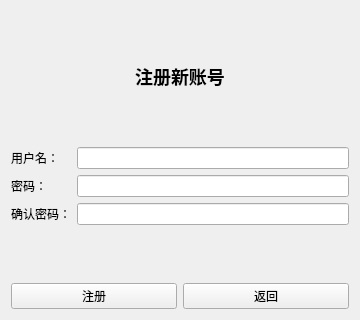
<?xml version="1.0" encoding="UTF-8"?>
<ui version="4.0">
 <class>Regist</class>
 <widget class="QWidget" name="Regist">
  <property name="geometry">
   <rect>
    <x>0</x>
    <y>0</y>
    <width>360</width>
    <height>320</height>
   </rect>
  </property>
  <property name="windowTitle">
   <string>用户注册</string>
  </property>
  <layout class="QVBoxLayout" name="verticalLayout">
   <item>
    <widget class="QLabel" name="labelTitle">
     <property name="text">
      <string>注册新账号</string>
     </property>
     <property name="alignment">
      <set>Qt::AlignCenter</set>
     </property>
     <property name="styleSheet">
      <string>font-weight:bold;font-size:18px;padding:12px;</string>
     </property>
    </widget>
   </item>
   <item>
    <layout class="QFormLayout" name="formLayout">
     <item row="0" column="0">
      <widget class="QLabel" name="labelUser">
       <property name="text">
        <string>用户名：</string>
       </property>
      </widget>
     </item>
     <item row="0" column="1">
      <widget class="QLineEdit" name="editUser"/>
     </item>
     <item row="1" column="0">
      <widget class="QLabel" name="labelPwd">
       <property name="text">
        <string>密码：</string>
       </property>
      </widget>
     </item>
     <item row="1" column="1">
      <widget class="QLineEdit" name="editPwd">
       <property name="echoMode">
        <enum>QLineEdit::Password</enum>
       </property>
      </widget>
     </item>
     <item row="2" column="0">
      <widget class="QLabel" name="labelConfirm">
       <property name="text">
        <string>确认密码：</string>
       </property>
      </widget>
     </item>
     <item row="2" column="1">
      <widget class="QLineEdit" name="editConfirm">
       <property name="echoMode">
        <enum>QLineEdit::Password</enum>
       </property>
      </widget>
     </item>
    </layout>
   </item>
   <item>
    <layout class="QHBoxLayout" name="horizontalLayout">
     <item>
      <widget class="QPushButton" name="btnSubmit">
       <property name="text">
        <string>注册</string>
       </property>
      </widget>
     </item>
     <item>
      <widget class="QPushButton" name="btnBack">
       <property name="text">
        <string>返回</string>
       </property>
      </widget>
     </item>
    </layout>
   </item>
  </layout>
 </widget>
 <resources/>
 <connections/>
</ui>
